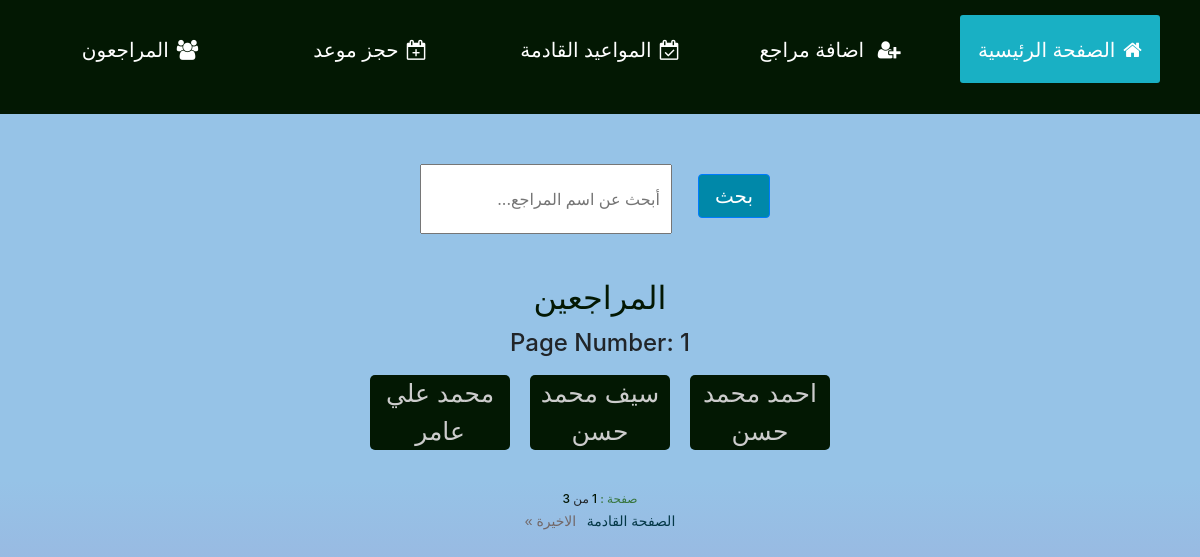
/all_patients (signed in), run on the app's committed database.
### dentist/models.py (models this page shows, shortened)
class Patients(models.Model):
    male = "m"
    female = "f"
    gender_type = [
        (male, "m"),
        (female, "f")
    ]
    name = models.CharField(max_length=64)
    age = models.IntegerField(null=True)
    gender = models.CharField(max_length=2, choices=gender_type, default=female, null=True, blank=True)
    contact_number = models.IntegerField(null=True, blank=True)
    remaining_amount = models.IntegerField(default=0)
    date_created = models.DateTimeField(auto_now_add=True)

### dentist/views.py (the view)
# urls.py: path('all_patients', views.all_patients, name="all_patients"),
@login_required()
def all_patients(request):
    patients = Patients.objects.all()
    paginator = Paginator(patients, 3)
    page_number= request.GET.get('page')
    pages = paginator.get_page(page_number)
    return render(request, 'dentist/patients.html',{
        "patients": patients,
        "pages": pages
    })

### dentist/templates/dentist/patients.html (shortened to what this page needs)
{% extends 'dentist/layout.html' %}
{% load static %}
{% block content %}
<div class="search__wrapper">
    <form action="{% url 'search' %}" method="GET">
        <input type="text" class="search__box"  name="search" placeholder="أبحث عن اسم المراجع...">
        <input type="submit" class="btn btn-primary" value="بحث">
    </form>
</div>
<div class="patients_wrapper">
    <div class="list_of_names">
        <h2>المراجعين</h2>
    </div>
    <div class="page_no">
        <h4>Page Number: {{pages.number}}</h4>
    </div>
    <div class="patients__list">
        {% for patient in pages.object_list %}
            <div class="patient_item">
                <a href="{% url 'patient' patient.id %}"> {{patient.name}}</a>
            </div>
        {% endfor %}
    </div>
</div>
<div class="page_links">
    <div class="current">
       <span id="page_word">صفحة :</span> <span class="num">{{ pages.number }}</span>  من <span class="num">{{ pages.paginator.num_pages}}</span>
    </div>
    {% if pages.has_next %}
    <a href="{% url 'all_patients' %}?page={{ pages.next_page_number }}" id="next_1">الصفحة القادمة</a>
    <a href="{% url 'all_patients' %}?page={{ pages.paginator.num_pages }}" id="last_1">الاخيرة &raquo;</a>
    {% endif %}
</div>
{% endblock%}

### dentist/static/dentist/layout_style.css (style rules this page uses)
* { margin: 0; padding: 0; box-sizing: border-box; }
html { height: 100%; }
body { margin: 0; font-family: Arial, Helvetica, sans-serif; width: 100%; background-image: linear-gradient(rgb(150, 195, 231) 60%, rgb(159, 159, 211)); height: 100%; padding: 0; top: 0; bottom: 0; left: 0; right: 0; box-sizing: border-box; min-height: 100%; }

### dentist/static/dentist/index.css (style rules this page uses)
li, a, button { font-family: Arial, Helvetica, sans-serif; font-weight: 500; font-size: 25px; color: #edf0f1; text-decoration: none; }
.patients_wrapper { width: 40%; margin: auto; border-radius: 10px; padding: 0px; margin-top: 40px; }
.patients_wrapper .list_of_names { width: 100%; height: 50px; text-align: center; border-radius: 10px; line-height: 80%; }
.list_of_names h2 { color: #ccc; border-radius: 10px; margin-bottom: 30px; color: rgb(3, 24, 3); }
.page_no { text-align: center; }
.patients__list { display: grid; grid-template-columns: repeat(3, 1fr); width: 100%; margin: auto; list-style: none; text-align: center; }
.patients__list .patient_item { background: rgb(3, 24, 3); border-radius: 5px; margin: 10px; }
.patients__list .patient_item a { color: #ccc; }
.current { font-size: 12px; font-weight: 500; }
.current #page_word { color: rgb(55, 117, 61); }
.current .num { color: rgb(3, 22, 5); }
.search__wrapper { margin: auto; width: 30%; margin-top: 50px; }
.search__box { display: inline-block; width: 70%; height: 70px; padding: 10px; margin-bottom: 5px; }
.search__wrapper input[type=submit] { background-color:rgba(0, 136, 169, 1); width: 20%; height: auto; font-size: 20px; float: right; margin: 10px; }
.page_links { width: 40%; margin: auto; margin-top: 30px; text-align: center; display: block; }
.page_links a { font-size: 12px; margin: 3px 3px 1px 3px; }
.page_links #first, .page_links #last_1 { color: rgb(114, 103, 103); font-weight: 500; font-size: 14px; }
.page_links #pre_1, .page_links #next_1 { color: rgb(4, 56, 71); font-weight: 500; font-size: 14px; }

### data on the page
Patients: name "احمد محمد حسن"
Patients: name "سيف محمد حسن"
Patients: name "محمد علي عامر"

### other printed values
{{ pages.number }} "1"
{{ pages.paginator.num_pages }} "3"
